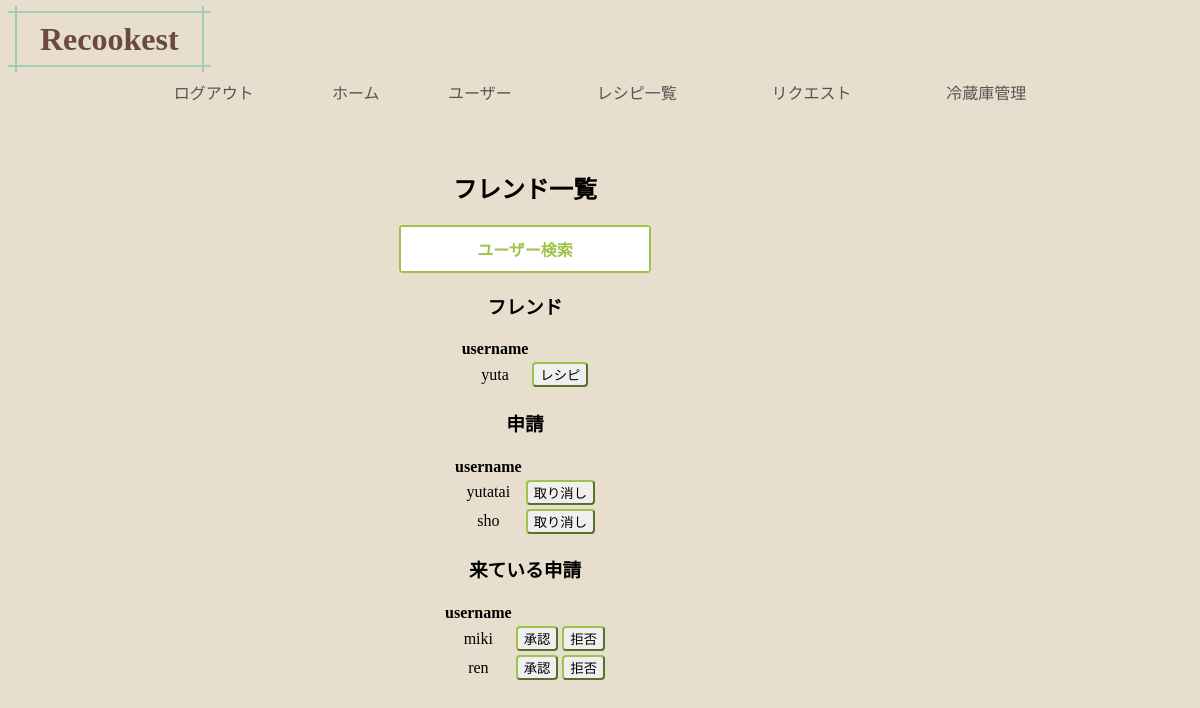
/user (signed in), run on the app's committed database.
### tables this page shows
CREATE TABLE "friends"(id integer PRIMARY KEY, send_user TEXT, receive_user TEXT, status TEXT);

### app.py (the view)
@app.route("/user")
def user():
    name = db.execute("select name from users where id=?", session["id"])
    fusers1 = db.execute("select receive_user from friends where send_user = ? and status = ?", name[0]["name"], "承認")
    fusers2 = db.execute("select send_user from friends where receive_user = ? and status = ?", name[0]["name"], "承認") #フレンドを表示
    send_users = db.execute("select id, receive_user from friends where send_user = ? and status = ?",name[0]["name"], "申請")         #自分が申請した人
    receive_users = db.execute("select id, send_user from friends where receive_user = ? and status = ?",name[0]["name"], "申請")          #自分に申請している人
    return render_template("user.html", name=name[0]["name"], fusers1=fusers1, fusers2=fusers2 , send_users=send_users, receive_users=receive_users)

### templates/user.html (shortened to what this page needs)
{% extends "login_base.html" %}
{% block main %}
    <h2>フレンド一覧</h2>
    <a href="/search" class="btn-anime"><span>ユーザー検索</span></a>
    <h3>フレンド</h3>
    <table class="table table-striped">
        <thead>
            <tr>
            <th>username</th>
        </tr>
        </thead>
        <tbody>
            {% for fuser1 in fusers1 %}
            <tr>
                <td> {{ fuser1["receive_user"] }}</td>
                <td><a href="/friend_recipe_all/{{fuser1["receive_user"]}}"><button>レシピ</button></a></td>
            </tr>
            {% endfor %}
        </tbody>
    </table>
    <h3>申請</h3>
    <table class="table table-striped">
        <thead>
            <tr>
                <th>username</th>
            </tr>
        </thead>
        <tbody>
            {% for send_user in send_users %}
                <tr>
                    <td>{{ send_user['receive_user'] }}</td>
                    <td><a href="/apply_delete/{{send_user['id']}}"><button>取り消し</button></a></td>
                </tr>
            {% endfor %}
        </tbody>
    </table>
    <h3>来ている申請</h3>
    <table class="table table-striped">
        <thead>
            <tr>
                <th>username</th>
            </tr>
        </thead>
        <tbody>
            {% for receive_user in receive_users %}
                <tr>
                    <td> {{ receive_user["send_user"] }}</td>
                    <td><a href="apply_ok/{{ receive_user['id'] }}"><button>承認</button></a></td>
                    <td><a href="apply_no/{{ receive_user['id'] }}"><button>拒否</button></a></td>
                </tr>
            {% endfor %}
        </tbody>
    </table>
{% endblock %}

### static/css/style.css (style rules this page uses)
body { background-color: #E7DECD; }
table { margin-right:auto; margin-left: auto; }
a { text-decoration: none; }
.btn-anime { display: inline-block; width: 200px; text-align: center; background-color: #9ec34b; border: 2px solid #9ec34b; font-size: 16px; color: #9ec34b; text-decoration: none; font-weight: bold; padding: 10px 24px; border-radius: 4px; position: relative; }
.btn-anime span { position: relative; z-index: 1; }
.btn-anime::before, .btn-anime::after { content: ""; display: block; background-color: #FFF; width: 50%; height: 100%; position: absolute; top: 0; transition: .2s; }
.btn-anime::before { left: 0; }
.btn-anime::after { right: 0; }
button { border-color: #9ec34b; border-radius: 4px; }

### data on the page
friends: receive_user "yuta"
friends: receive_user "yutatai"
friends: receive_user "sho"
friends: send_user "miki"
friends: send_user "ren"
